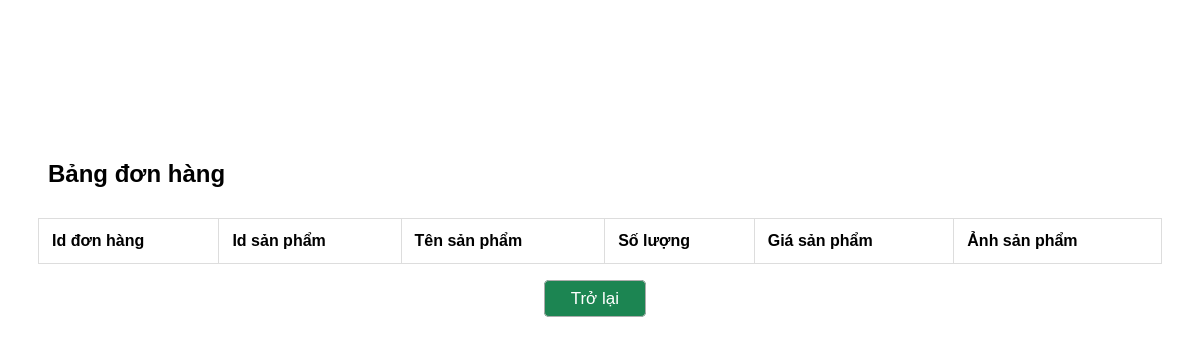
/admin/xemSP_DH.php?id=27 (signed in), run on an earlier commit of the app's database.
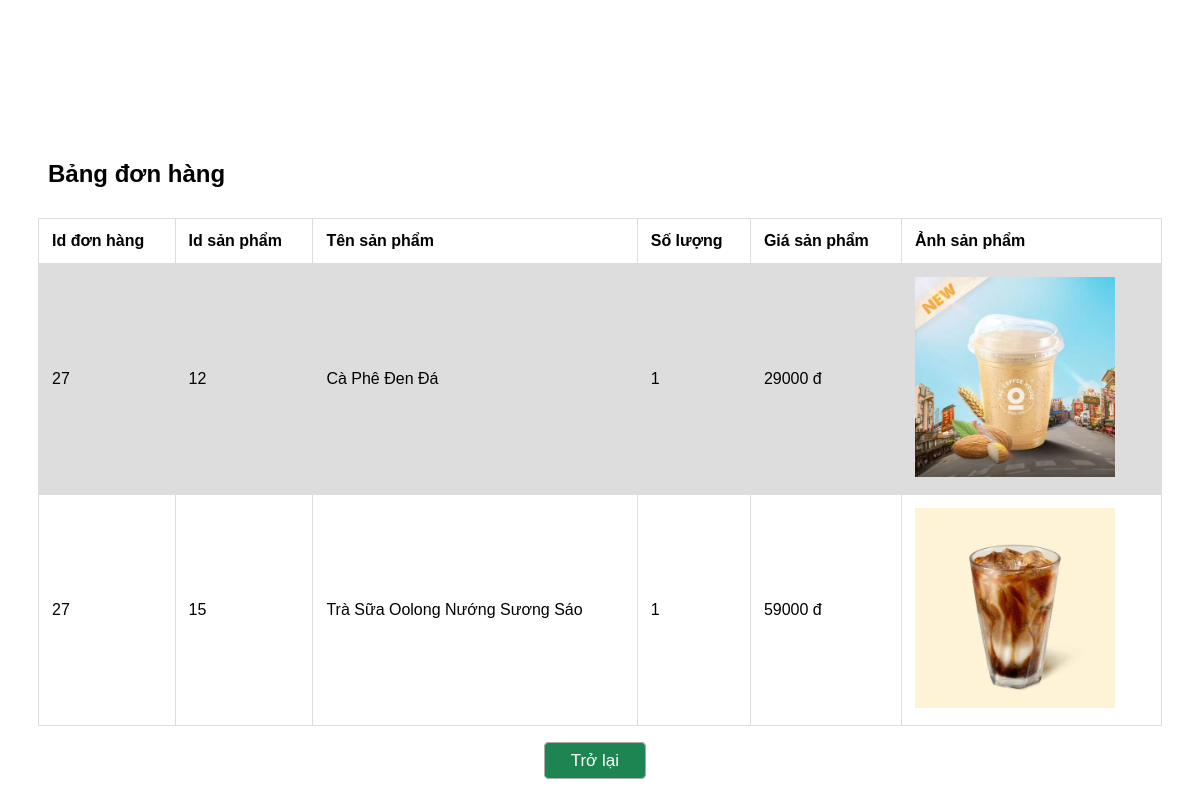
And on a later commit of the database.
### tables this page shows
CREATE TABLE `ct_don_hang` (
  `id` bigint NOT NULL AUTO_INCREMENT,
  `id_don_hang` bigint DEFAULT NULL,
  `id_san_pham` bigint DEFAULT NULL,
  `so_luong` int DEFAULT NULL,
  `gia` float DEFAULT NULL,
  PRIMARY KEY (`id`),
  KEY `fk_ct_don_hang_don_hang` (`id_don_hang`),
  KEY `fk_ct_don_hang_san_pham` (`id_san_pham`),
  CONSTRAINT `fk_ct_don_hang_don_hang` FOREIGN KEY (`id_don_hang`) REFERENCES `don_hang` (`id`),
  CONSTRAINT `fk_ct_don_hang_san_pham` FOREIGN KEY (`id_san_pham`) REFERENCES `san_pham` (`id`)
);

CREATE TABLE `san_pham` (
  `id` bigint NOT NULL AUTO_INCREMENT,
  `ten` varchar(50) DEFAULT NULL,
  `loai` varchar(50) DEFAULT NULL,
  `so_luong` int DEFAULT NULL,
  `gia` float DEFAULT NULL,
  `mo_ta` text,
  `anh` varchar(255) DEFAULT NULL,
  `trang_thai` tinyint(1) DEFAULT '1',
  PRIMARY KEY (`id`)
);

### php/admin/orderDetail.php (called while the page is built, shortened)
<?php
function getOrderDetailByOrder($con, $idDonHang)
{
    $sql = "SELECT * FROM ct_don_hang WHERE id_don_hang = ?";
    $orderDetails = [];
    $stmt = $con->prepare($sql);
    if ($stmt) {
        $stmt->bind_param("i", $idDonHang);
        $stmt->execute();
        $result = $stmt->get_result();
        while ($orderDetail = $result->fetch_assoc()) {
            $orderDetails[] = $orderDetail;
        }
        return $orderDetails;
    }
    return [];
}

### php/admin/getObjectById.php (called while the page is built, shortened)
<?php
function getObjectById($con, $tableName, $id)
{
    $sql = "SELECT * FROM $tableName WHERE id = ? ";
    $stmt = $con->prepare($sql);
    if ($stmt) {
        $stmt->bind_param("i", $id);
        $stmt->execute();
        $result = $stmt->get_result();
        return $result->fetch_assoc();
    }
    return null;
}

### admin/xemSP_DH.php (the view, shortened to what this page needs)
<!DOCTYPE html>
<html lang="en">
<head>
    <link rel="stylesheet" href="css/quanLy.css">
</head>
<body>
    <?php
    require('../php/admin/orderDetail.php');
    require('../php/admin/getObjectById.php');
    $idDonHang = $_GET['id'];
    $ctDonHang = getOrderDetailByOrder($con, $idDonHang);
    ?>
    <div class="quanLyDH">
        <div class="title">
            <h2>Bảng đơn hàng</h2>
        </div>
        <table>
            <tr>
                <th>Id đơn hàng </th>
                <th>Id sản phẩm </th>
                <th>Tên sản phẩm </th>
                <th>Số lượng </th>
                <th>Giá sản phẩm </th>
                <th>Ảnh sản phẩm </th>
            </tr>
            <?php
            foreach ($ctDonHang as $cTDH) {
                $sp = getObjectById($con, 'san_pham', $cTDH['id_san_pham']);
            ?>
                <tr>
                    <td><?php echo $cTDH['id_don_hang'] ?></td>
                    <td><?php echo $cTDH['id_san_pham'] ?></td>
                    <td><?php echo $sp['ten'] ?></td>
                    <td><?php echo $cTDH['so_luong'] ?></td>
                    <td><?php echo $cTDH['gia'] ?> đ</td>
                    <td>
                        <img src="img/<?php echo $sp['anh'] ?>" alt="" width="200px" height="200px">
                    </td>
                </tr>
            <?php
            } ?>
        </table>
        <div class="submit">
            <a href="quanLyDH.php" style="background-color: #1C8552; color : white;">Trở lại</a>
        </div>
    </div>
</body>
</html>

### admin/css/quanLy.css (style rules this page uses)
body { font-family: Arial, sans-serif; }
.quanLyDH { margin: 130px 30px; height: 100vh; }
.quanLyDH table { font-family: arial, sans-serif; border-collapse: collapse; width: 100%; }
td, th { border: 1px solid #dddddd; text-align: left; padding: 13px; }
tr:nth-child(even) { background-color: #dddddd; }
.title { display: flex; justify-content: space-between; align-items: center; padding: 10px; }
.submit { margin: 25px 45%; }
.submit>a { text-decoration: none; border-radius: 5px; border: 1px solid #acacac; padding: 8px 23%; height: 45px; width: 100%; font-size: 17px; }

What changed in the data, as far as the page shows it:
added ct_don_hang: id_don_hang "27", id_san_pham "12", id_san_pham.ten "Cà Phê Đen Đá", so_luong "1", gia "29000", id_san_pham.anh (picture)
added ct_don_hang: id_don_hang "27", id_san_pham "15", id_san_pham.ten "Trà Sữa Oolong Nướng Sương Sáo", so_luong "1", gia "59000", id_san_pham.anh (picture)
